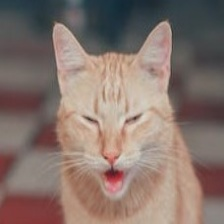
#> input picture data/classification-of-pet-facial-expression/train/train/Angry/img_000001.jpg, 224 x 224 px; its folder holds only this picture in this run
$ python logisticregression.py
#> lines starting #> are read from the running program, lines starting #| are printed output that depends on the picture
import os
import cv2
import numpy as np
import pandas as pd

from sklearn.model_selection import train_test_split
from sklearn.preprocessing import LabelEncoder, StandardScaler
from sklearn.linear_model import LogisticRegression
from sklearn.metrics import accuracy_score, confusion_matrix


train_path = "data/classification-of-pet-facial-expression/train/train"
test_path  = "data/classification-of-pet-facial-expression/test/test"

image_size = 48

# print(os.listdir(train_path))

X_train = []
y_train = []

for label in os.listdir(train_path):
    class_path = os.path.join(train_path, label)
    print(class_path)

    # Skip non-folders like .DS_Store
    # if not os.path.isdir(class_path):
    #     continue

    for img_name in os.listdir(class_path):
        # print(img_name)
        img_path = os.path.join(class_path, img_name)

        img = cv2.imread(img_path)
#> img is the input picture: shape (224, 224, 3); mean B, G, R 108.4, 115.7, 133.9
        if img is None:
            continue

        # Convert to grayscale (reduces dimensionality)
        img = cv2.cvtColor(img, cv2.COLOR_BGR2GRAY)
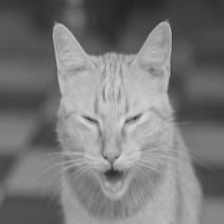
#> img: shape (224, 224); min 35, max 217, mean 120.3

        # Resize to fixed size
        img = cv2.resize(img, (image_size, image_size))
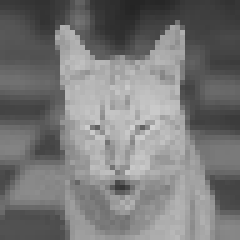
#> img: shape (48, 48) (shown 5 times larger); min 36, max 208, mean 120.4

        # Normalize pixels to [0,1]
        img = img / 255.0

        # Flatten into 1D vector
        img = img.flatten()
#> img = 2304 values, max 0.816 at index 1226, min 0.141 at index 74, mean 0.472

        X_train.append(img)
        y_train.append(label)
#> pass 2 of the loop `for label in os.listdir(train_path):`:
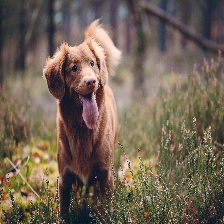
#> input picture data/classification-of-pet-facial-expression/train/train/Happy/img_000253.jpg, 224 x 224 px
#> img is the input picture: shape (224, 224, 3); mean B, G, R 84.8, 99.3, 113.7
#> `img = cv2.cvtColor(img, cv2.COLOR_BGR2GRAY)`:
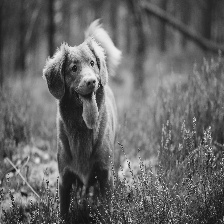
#> img: shape (224, 224); min 14, max 241, mean 102
#> `img = cv2.resize(img, (image_size, image_size))`:
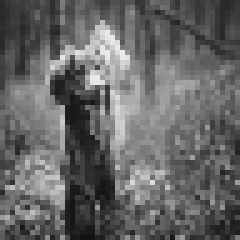
#> img: shape (48, 48) (shown 5 times larger); min 19, max 236, mean 101.8
#> `img = img.flatten()`: img = 2304 values, max 0.925 at index 504, min 0.0745 at index 1844, mean 0.399

X_train = np.array(X_train)
y_train = np.array(y_train)

print("Train shape:", X_train.shape)
#| Train shape: (2, 2304)


le = LabelEncoder()
y_train_encoded = le.fit_transform(y_train)


#Splitting and  training
#> (the run stopped early here; a loop or call above may not have finished)
